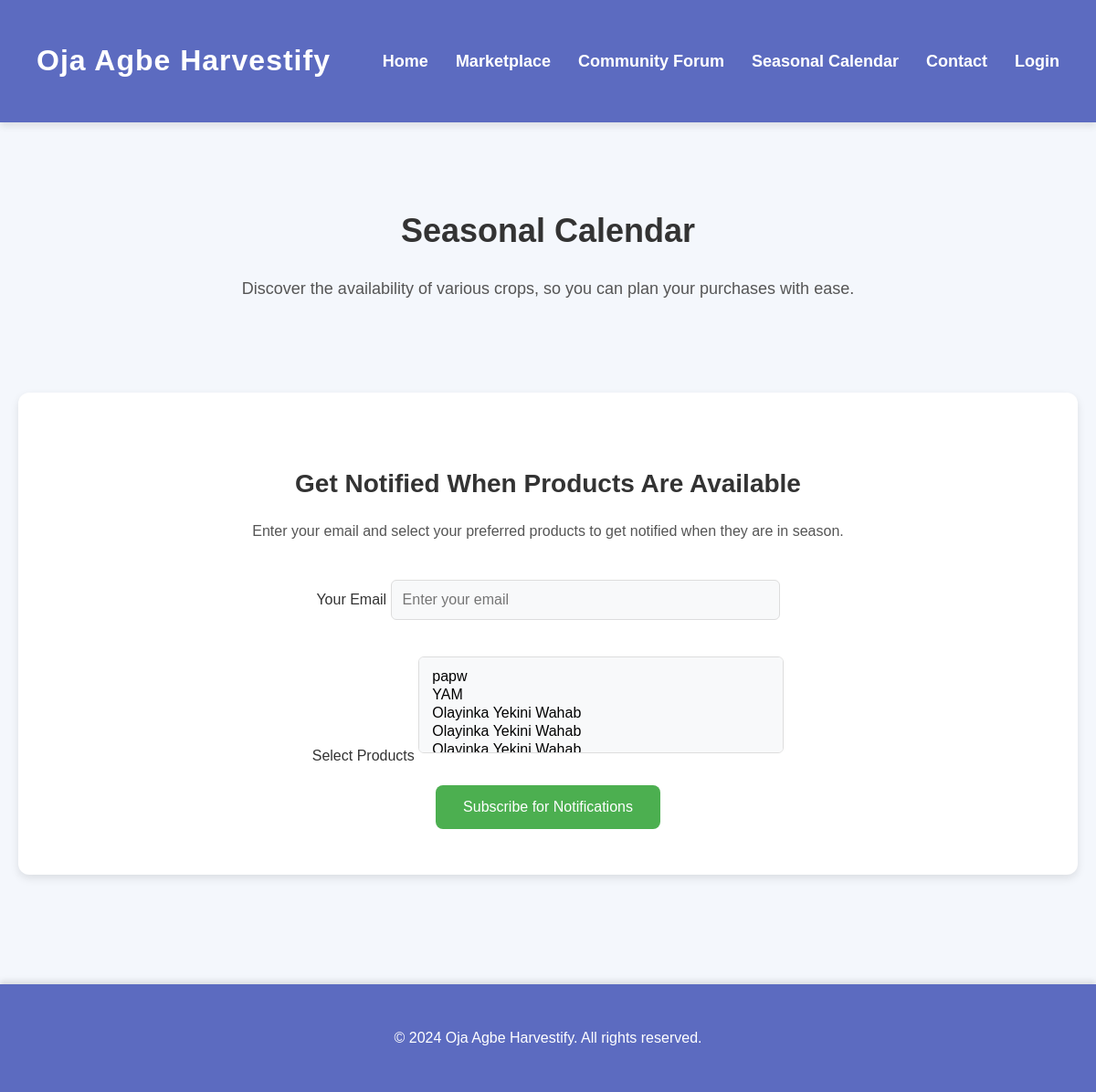
The page /contact/seasonal-calendar/ on the database as committed earlier.
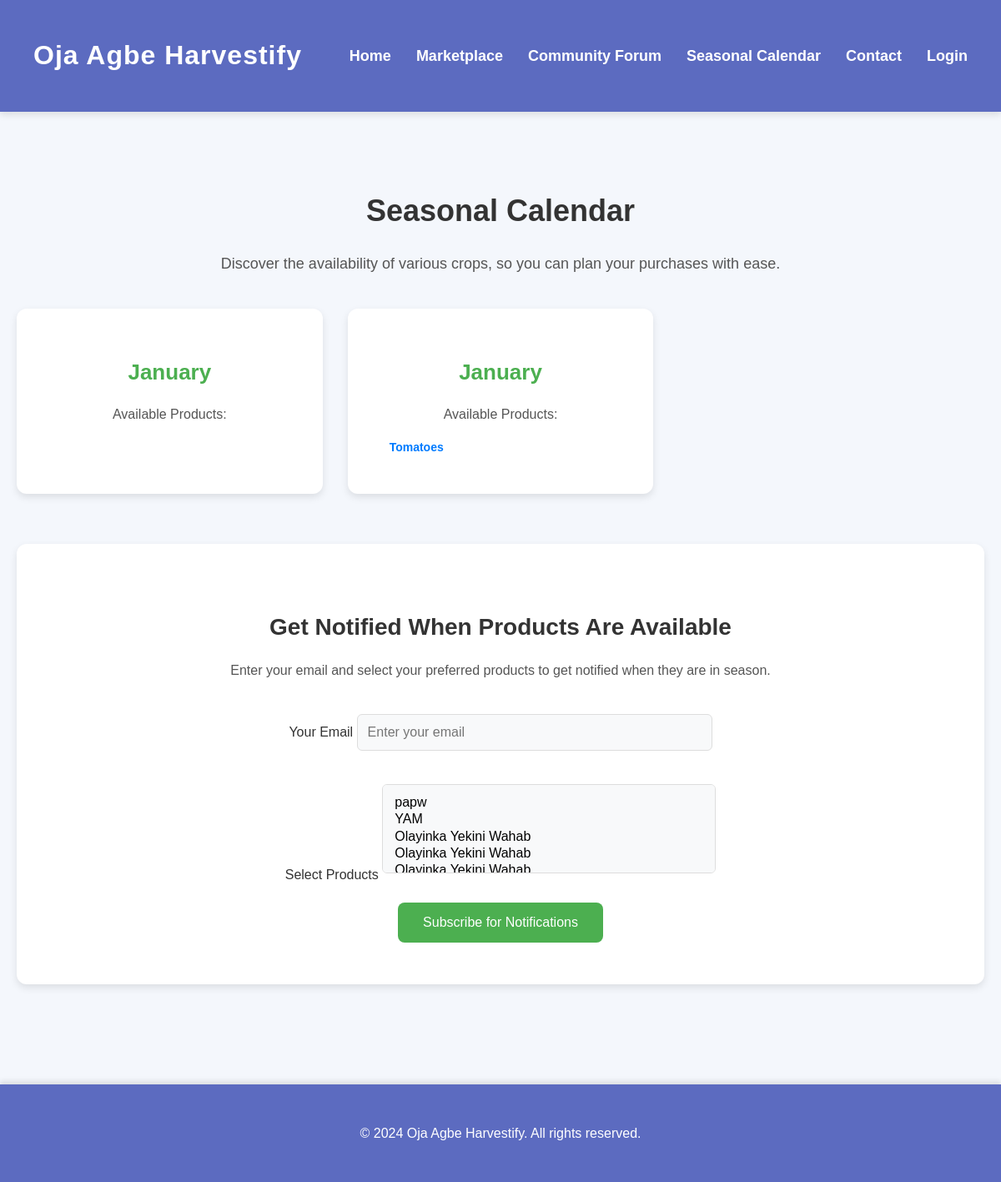
The same page on the database as committed later.
### contact/models.py (models this page shows, shortened)
class Month(models.Model):
    name = models.CharField(max_length=255)
    days_in_month = models.IntegerField()
    products = models.ManyToManyField(Product, related_name='months')

class Product(models.Model):
    name = models.CharField(max_length=255)
    description = models.TextField()
    price = models.DecimalField(max_digits=10, decimal_places=2, default=0.00)
    image = models.ImageField(upload_to='product_images/', blank=True, null=True)
    created_at = models.DateTimeField(auto_now_add=True)
    image_url = models.URLField(max_length=200, null=True, blank=True)  # Allow null or blank values

### contact/views.py (the view, shortened to what this page needs)
# urls.py: path('seasonal-calendar/', views.seasonal_calendar, name='seasonal-calendar'),
def seasonal_calendar(request):
    months = Month.objects.prefetch_related('products').all()
    available_products = Product.objects.all()
    return render(request, 'seasonal-calendar.html', {
        'months': months,
        'available_products': available_products,
    })

### contact/templates/seasonal-calendar.html (shortened to what this page needs)
<!DOCTYPE html>
{% load static %}
<html lang="en">
<head>
</head>
<body>
    <header>
        <div>
            <h1>Oja Agbe Harvestify</h1>
        </div>
        <nav>
            <ul>
                <li><a href="{% url 'home' %}">Home</a></li>
                <li><a href="{% url 'marketplace' %}">Marketplace</a></li>
                <li><a href="{% url 'community-forum' %}">Community Forum</a></li>
                <li><a href="{% url 'seasonal-calendar' %}">Seasonal Calendar</a></li>
                <li><a href="{% url 'contact' %}">Contact</a></li>
                <li><a href="{% url 'login' %}">Login</a></li>
            </ul>
        </nav>
    </header>
    <div class="calendar-container">
        <div class="calendar-header">
            <h2>Seasonal Calendar</h2>
            <p>Discover the availability of various crops, so you can plan your purchases with ease.</p>
        </div>
        <div class="calendar">
            {% for month in months %}
            <div class="month">
                <h3>{{ month.name }}</h3>
                <p>Available Products:</p>
                <ul class="available-products">
                    {% for product in month.products.all %}
                    <li>{{ product.name }}</li>
                    {% endfor %}
                </ul>
            </div>
            {% endfor %}
        </div>
        <div class="subscribe-section">
            <h3>Get Notified When Products Are Available</h3>
            <p>Enter your email and select your preferred products to get notified when they are in season.</p>
            <form method="post" action="{% url 'subscribe' %}">
                <div class="form-group">
                    <label for="email">Your Email</label>
                    <input type="email" id="email" name="email" placeholder="Enter your email" required>
                </div>
                <div class="form-group">
                    <label for="products">Select Products</label>
                    <select id="products" name="products" multiple>
                        {% for product in available_products %}
                        <option value="{{ product.id }}">{{ product.name }}</option>
                        {% endfor %}
                    </select>
                </div>
                <button type="submit" class="subscribe-button">Subscribe for Notifications</button>
            </form>
        </div>
    </div>
    <footer>
        <p>&copy; 2024 Oja Agbe Harvestify. All rights reserved.</p>
    </footer>
</body>
</html>

### contact/templates/seasonal-calendar.html (style rules this page uses)
body { font-family: 'Arial', sans-serif; margin: 0; padding: 0; background-color: #f4f7fc; color: #333; line-height: 1.6; }
header { background-color: #5c6bc0; color: white; padding: 20px 40px; display: flex; justify-content: space-between; align-items: center; box-shadow: 0 4px 8px rgba(0, 0, 0, 0.1); }
header h1 { font-size: 32px; font-weight: 600; letter-spacing: 1px; }
nav ul { list-style: none; display: flex; gap: 30px; padding: 0; }
nav ul li a { color: white; text-decoration: none; font-weight: bold; transition: color 0.3s ease, transform 0.2s ease; font-size: 18px; }
.calendar-container { padding: 60px 20px; max-width: 1200px; margin: 0 auto; }
.calendar-header { text-align: center; margin-bottom: 40px; }
.calendar-header h2 { font-size: 36px; font-weight: 700; margin-bottom: 20px; color: #333; }
.calendar-header p { font-size: 18px; color: #555; }
.calendar { display: grid; grid-template-columns: repeat(auto-fill, minmax(300px, 1fr)); gap: 30px; margin-top: 30px; }
.month { background-color: #fff; padding: 30px; border-radius: 12px; box-shadow: 0 4px 10px rgba(0, 0, 0, 0.1); text-align: center; transition: transform 0.3s ease, box-shadow 0.3s ease; }
.month h3 { font-size: 26px; font-weight: 700; margin-bottom: 15px; color: #4caf50; }
.month p { font-size: 16px; color: #555; margin-bottom: 15px; }
.available-products { font-size: 14px; color: #007bff; margin-bottom: 15px; text-align: left; list-style: none; padding-left: 20px; }
.available-products li { margin-bottom: 8px; font-weight: 600; transition: color 0.3s ease, transform 0.3s ease; }
.subscribe-section { background-color: #fff; padding: 50px; border-radius: 12px; box-shadow: 0 4px 10px rgba(0, 0, 0, 0.1); margin-top: 60px; text-align: center; }
.subscribe-section h3 { font-size: 28px; font-weight: 700; margin-bottom: 15px; color: #333; }
.subscribe-section p { font-size: 16px; margin-bottom: 30px; color: #555; }
.form-group { margin-bottom: 20px; }
.form-group input, .form-group select { padding: 12px; font-size: 16px; width: 100%; max-width: 400px; border-radius: 6px; border: 1px solid #ddd; margin: 10px 0; background-color: #f8f9fa; transition: background-color 0.3s ease, border-color 0.3s ease; }
.subscribe-button { background-color: #4caf50; color: white; padding: 15px 30px; font-size: 16px; border: none; border-radius: 8px; cursor: pointer; transition: background-color 0.3s ease, transform 0.2s ease; }
footer { text-align: center; background-color: #5c6bc0; color: white; padding: 30px 0; margin-top: 60px; box-shadow: 0 -4px 6px rgba(0, 0, 0, 0.1); }
footer p { font-size: 16px; font-weight: 400; }

Rows that differ between the two databases and show on the page:
added Month: name "January"
added Month: name "January"
added Product: name "Tomatoes", shown under "January"
